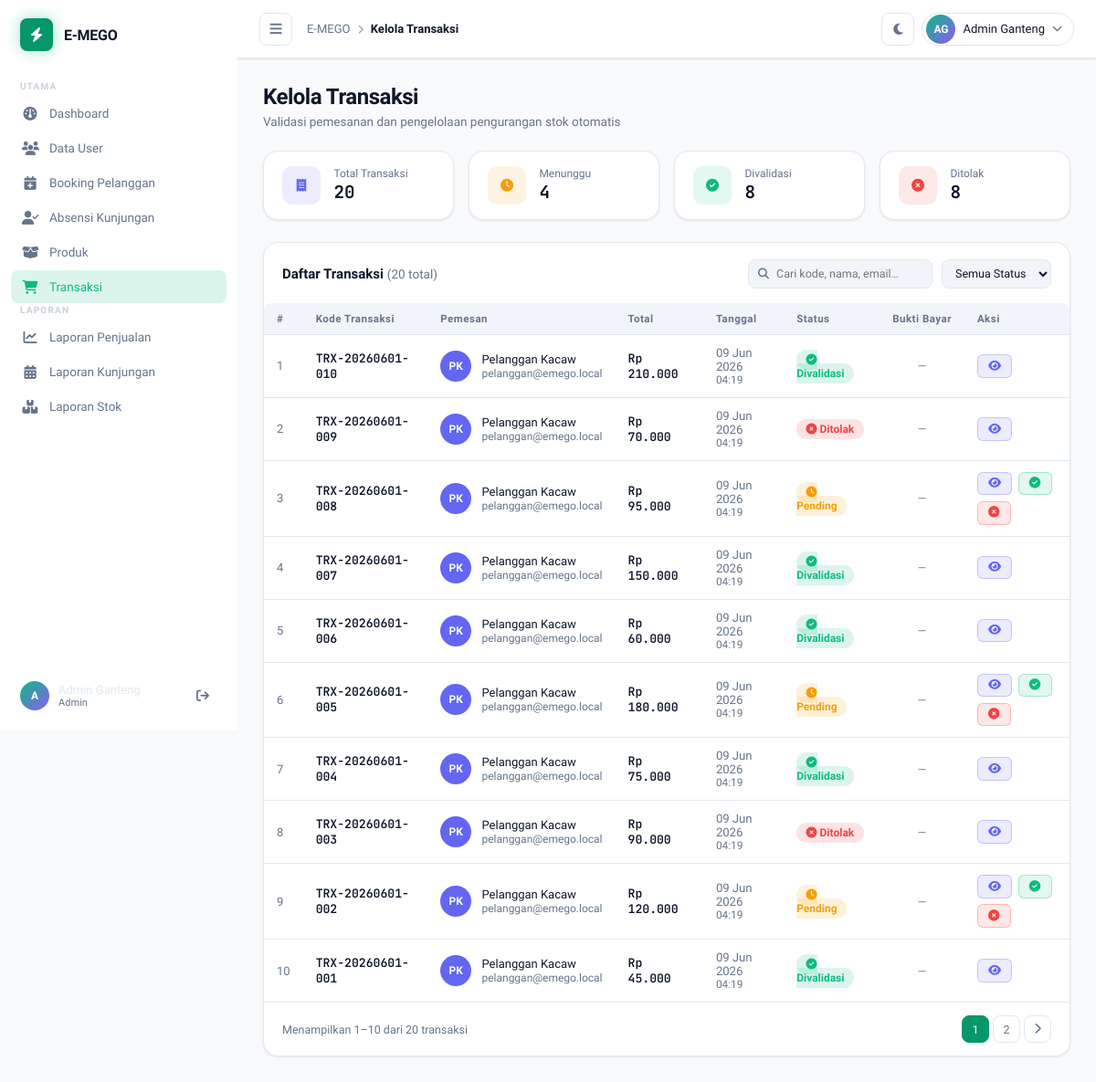
The page /admin/kelola_transaksi.php (signed in) on the database its author committed.
### tables this page shows
CREATE TABLE `transaksi` (
  `id` int(10) UNSIGNED NOT NULL,
  `kode_transaksi` varchar(30) NOT NULL,
  `user_id` int(10) UNSIGNED DEFAULT NULL,
  `total_harga` decimal(15,2) NOT NULL DEFAULT 0.00,
  `status` enum('pending','divalidasi','ditolak') NOT NULL DEFAULT 'pending',
  `catatan` text DEFAULT NULL,
  `bukti_bayar` varchar(255) DEFAULT NULL COMMENT 'Nama file bukti pembayaran (disimpan di folder /bukti/)',
  `validated_by` int(10) UNSIGNED DEFAULT NULL,
  `validated_at` timestamp NULL DEFAULT NULL,
  `created_at` timestamp NOT NULL DEFAULT current_timestamp()
);

CREATE TABLE `users` (
  `id` int(10) UNSIGNED NOT NULL,
  `email` varchar(255) NOT NULL,
  `password` varchar(255) NOT NULL,
  `role` enum('admin','pelanggan','pemilik') NOT NULL,
  `name` varchar(100) DEFAULT NULL,
  `nik` varchar(16) DEFAULT NULL,
  `no_hp` varchar(20) DEFAULT NULL,
  `alamat` text DEFAULT NULL,
  `created_at` timestamp NOT NULL DEFAULT current_timestamp()
);

### admin/kelola_transaksi.php (the view, shortened to what the rows shown need)
<?php
require_once __DIR__ . '/../config.php';
$search        = trim($_GET['q'] ?? '');
$statusFilter  = $_GET['status'] ?? '';
$page          = max(1, (int) ($_GET['page'] ?? 1));
$limit         = 10;
$offset        = ($page - 1) * $limit;
$where  = "WHERE 1=1";
$params = [];
$dataStmt = $pdo->prepare("
    SELECT t.id, t.kode_transaksi, t.status, t.total_harga, t.created_at, t.validated_at, t.bukti_bayar,
           u.name AS nama_user, u.email AS email_user
    FROM transaksi t
    LEFT JOIN users u ON u.id = t.user_id
    $where
    ORDER BY t.id DESC
    LIMIT $limit OFFSET $offset
");
$dataStmt->execute($params);
$transaksi = $dataStmt->fetchAll();
function initials(string $name): string
{
    $parts = explode(' ', trim($name));
    $init  = strtoupper(substr($parts[0], 0, 1));
    if (isset($parts[1])) $init .= strtoupper(substr($parts[1], 0, 1));
    return $init;
}
function badgeStyle(string $status): string
{
    return match ($status) {
        'pending'    => 'background:rgba(245,158,11,.15);color:#f59e0b',
        'divalidasi' => 'background:rgba(16,185,129,.15);color:#10b981',
        'ditolak'    => 'background:rgba(239,68,68,.15);color:#ef4444',
        default      => 'background:rgba(100,116,139,.15);color:#64748b',
    };
}
function statusIcon(string $status): string
{
    return match ($status) {
        'pending'    => 'fa-clock',
        'divalidasi' => 'fa-circle-check',
        'ditolak'    => 'fa-circle-xmark',
        default      => 'fa-circle',
    };
}
function formatRupiah(float $angka): string
{
    return 'Rp ' . number_format($angka, 0, ',', '.');
}
?>
<!DOCTYPE html>
<html lang="id">
<head>
    <link rel="stylesheet" href="https://cdnjs.cloudflare.com/ajax/libs/font-awesome/6.5.0/css/all.min.css" />
    <link rel="stylesheet" href="../css/style.css" />
</head>
<body>
    <div class="main-wrapper" id="mainWrapper">
        <main class="content" id="contentArea">
            <section class="page active">
                <div class="page-header">
                    <div>
                        <h1 class="page-title">Kelola Transaksi</h1>
                    </div>
                </div>
                <div class="card table-card">
                    <div class="table-wrapper">
                        <table class="data-table">
                            <thead>
                                <tr>
                                    <th>#</th>
                                    <th>Kode Transaksi</th>
                                    <th>Pemesan</th>
                                    <th>Total</th>
                                    <th>Tanggal</th>
                                    <th>Status</th>
                                    <th>Bukti Bayar</th>
                                    <th>Aksi</th>
                                </tr>
                            </thead>
                            <tbody>
                                <?php if (empty($transaksi)): ?>
                                    <tr>
                                        <td colspan="8" style="text-align:center;padding:2rem;color:var(--text-muted)">
                                            <i class="fa-solid fa-receipt" style="font-size:2rem;margin-bottom:.5rem;display:block;opacity:.3"></i>
                                            Tidak ada data transaksi ditemukan.
                                        </td>
                                    </tr>
                                <?php else: ?>
                                    <?php foreach ($transaksi as $i => $t): ?>
                                        <tr>
                                            <td style="color:var(--text-muted)"><?= $offset + $i + 1 ?></td>
                                            <td style="font-family:'JetBrains Mono',monospace;font-size:.82rem;font-weight:600">
                                                <?= htmlspecialchars($t['kode_transaksi'] ?? '#'.$t['id']) ?>
                                            </td>
                                            <td>
                                                <div style="display:flex;align-items:center;gap:.7rem">
                                                    <div class="activity-avatar" style="background:#6366f1;flex-shrink:0">
                                                        <?= initials($t['nama_user'] ?? '?') ?>
                                                    </div>
                                                    <div>
                                                        <span style="font-weight:500;display:block"><?= htmlspecialchars($t['nama_user'] ?? '—') ?></span>
                                                        <span style="font-size:.75rem;color:var(--text-muted)"><?= htmlspecialchars($t['email_user'] ?? '') ?></span>
                                                    </div>
                                                </div>
                                            </td>
                                            <td style="font-family:'JetBrains Mono',monospace;font-size:.82rem;font-weight:600">
                                                <?= formatRupiah((float) $t['total_harga']) ?>
                                            </td>
                                            <td style="font-size:.82rem;color:var(--text-muted)">
                                                <?= date('d M Y', strtotime($t['created_at'])) ?>
                                                <span style="display:block;font-size:.74rem"><?= date('H:i', strtotime($t['created_at'])) ?></span>
                                            </td>
                                            <td>
                                                <span style="<?= badgeStyle($t['status']) ?>;padding:.25rem .65rem;border-radius:20px;font-size:.75rem;font-weight:600;text-transform:capitalize">
                                                    <i class="fa-solid <?= statusIcon($t['status']) ?>"></i>
                                                    <?= htmlspecialchars($t['status']) ?>
                                                </span>
                                            </td>
                                            <td style="text-align:center">
                                                <?php if ($t['bukti_bayar']): ?>
                                                    <a href="../bukti/<?= htmlspecialchars($t['bukti_bayar']) ?>"
                                                       target="_blank"
                                                       rel="noopener noreferrer"
                                                       class="btn-detail"
                                                       title="Lihat Bukti Pembayaran">
                                                        <i class="fa-solid fa-file"></i>
                                                    </a>
                                                <?php else: ?>
                                                    <span style="color:var(--text-muted);font-size:.75rem">—</span>
                                                <?php endif; ?>
                                            </td>
                                            <td>
                                                <div style="display:flex;gap:.4rem;flex-wrap:wrap">
                                                    <a href="kelola_transaksi.php?detail=<?= $t['id'] ?><?= $search ? '&q='.urlencode($search) : '' ?><?= $statusFilter ? '&status='.$statusFilter : '' ?>"
                                                       class="btn-detail" title="Lihat Detail">
                                                        <i class="fa-solid fa-eye"></i>
                                                    </a>
                                                    <?php if ($t['status'] === 'pending'): ?>
                                                        <a href="kelola_transaksi.php?validasi=<?= $t['id'] ?><?= $search ? '&q='.urlencode($search) : '' ?><?= $statusFilter ? '&status='.$statusFilter : '' ?>"
                                                           class="btn-validasi" title="Validasi"
                                                           onclick="return confirm('Validasi transaksi ini? Stok akan dikurangi otomatis.')">
                                                            <i class="fa-solid fa-circle-check"></i>
                                                        </a>
                                                        <a href="kelola_transaksi.php?tolak=<?= $t['id'] ?><?= $search ? '&q='.urlencode($search) : '' ?><?= $statusFilter ? '&status='.$statusFilter : '' ?>"
                                                           class="btn-tolak" title="Tolak"
                                                           onclick="return confirm('Yakin ingin menolak transaksi ini?')">
                                                            <i class="fa-solid fa-circle-xmark"></i>
                                                        </a>
                                                    <?php endif; ?>
                                                </div>
                                            </td>
                                        </tr>
                                    <?php endforeach; ?>
                                <?php endif; ?>
                            </tbody>
                        </table>
                    </div>
                </div>
            </section>
        </main>
    </div>
</body>
</html>

### rows shown on the page
transaksi: i "1", kode_transaksi "TRX-20260601-010", user.name "PK", user.name "Pelanggan Kacaw", user.email "pelanggan@emego.local", total_harga "Rp 210.000", created_at "09 Jun 2026", created_at "04:19", status "Divalidasi"
transaksi: i "2", kode_transaksi "TRX-20260601-009", user.name "PK", user.name "Pelanggan Kacaw", user.email "pelanggan@emego.local", total_harga "Rp 70.000", created_at "09 Jun 2026", created_at "04:19", status "Ditolak"
transaksi: i "3", kode_transaksi "TRX-20260601-008", user.name "PK", user.name "Pelanggan Kacaw", user.email "pelanggan@emego.local", total_harga "Rp 95.000", created_at "09 Jun 2026", created_at "04:19", status "Pending"
transaksi: i "4", kode_transaksi "TRX-20260601-007", user.name "PK", user.name "Pelanggan Kacaw", user.email "pelanggan@emego.local", total_harga "Rp 150.000", created_at "09 Jun 2026", created_at "04:19", status "Divalidasi"
transaksi: i "5", kode_transaksi "TRX-20260601-006", user.name "PK", user.name "Pelanggan Kacaw", user.email "pelanggan@emego.local", total_harga "Rp 60.000", created_at "09 Jun 2026", created_at "04:19", status "Divalidasi"
transaksi: i "6", kode_transaksi "TRX-20260601-005", user.name "PK", user.name "Pelanggan Kacaw", user.email "pelanggan@emego.local", total_harga "Rp 180.000", created_at "09 Jun 2026", created_at "04:19", status "Pending"
transaksi: i "7", kode_transaksi "TRX-20260601-004", user.name "PK", user.name "Pelanggan Kacaw", user.email "pelanggan@emego.local", total_harga "Rp 75.000", created_at "09 Jun 2026", created_at "04:19", status "Divalidasi"
transaksi: i "8", kode_transaksi "TRX-20260601-003", user.name "PK", user.name "Pelanggan Kacaw", user.email "pelanggan@emego.local", total_harga "Rp 90.000", created_at "09 Jun 2026", created_at "04:19", status "Ditolak"
transaksi: i "9", kode_transaksi "TRX-20260601-002", user.name "PK", user.name "Pelanggan Kacaw", user.email "pelanggan@emego.local", total_harga "Rp 120.000", created_at "09 Jun 2026", created_at "04:19", status "Pending"
transaksi: i "10", kode_transaksi "TRX-20260601-001", user.name "PK", user.name "Pelanggan Kacaw", user.email "pelanggan@emego.local", total_harga "Rp 45.000", created_at "09 Jun 2026", created_at "04:19", status "Divalidasi"

### other values the page prints
substr($_SESSION['user_name'] ?? 'A', 0, 1) "A"
$_SESSION['user_name'] "Admin Ganteng"
$role "Admin"
initials($_SESSION['user_name'] ?? 'AD') "AG"
$stat['total'] "20"
$stat['pending'] "4"
$stat['divalidasi'] "8"
$stat['ditolak'] "8"
$total "20"
$offset + 1 "1"
min($offset + $limit, $total) "10"
